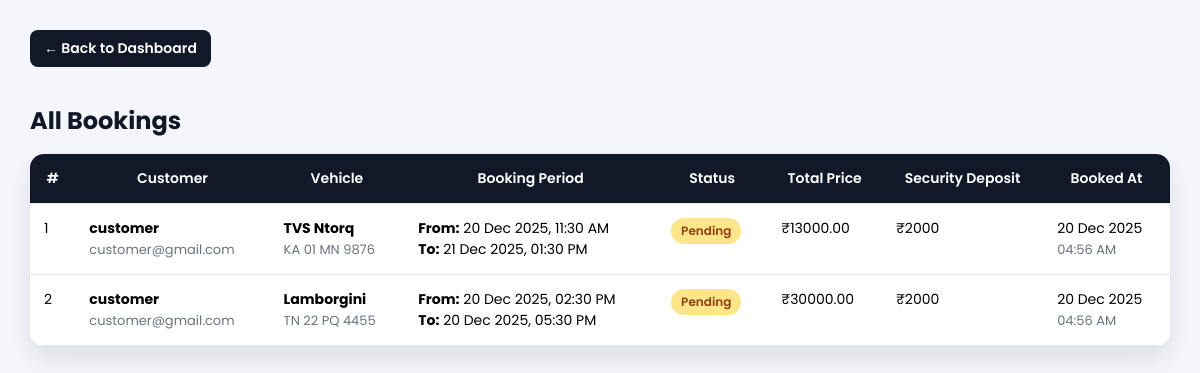
The page /admin_bookings/ (signed in) on the database as committed earlier.
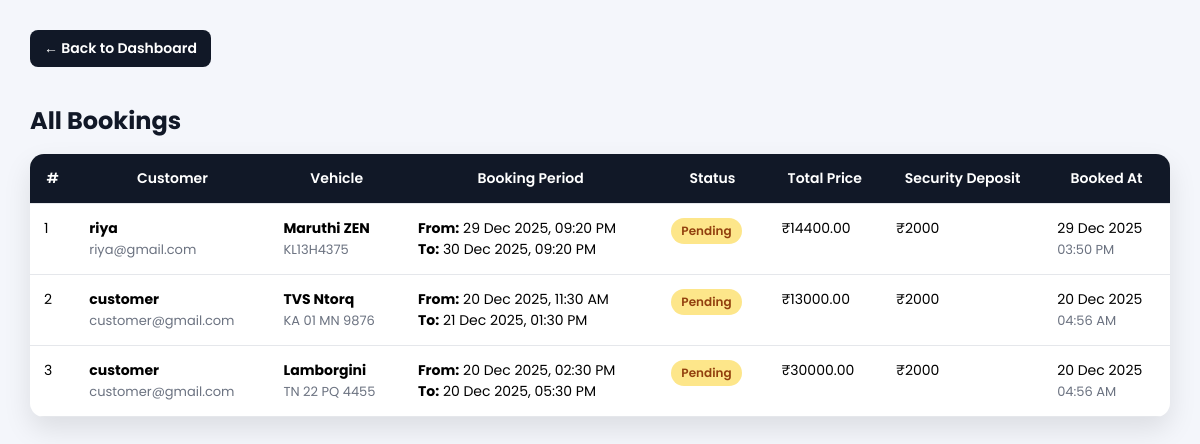
The same page on the database as committed later.
### wheelzy_app/models.py (models this page shows, shortened)
class Booking(models.Model):
    STATUS = (
        ("pending", "Pending Payment"),
        ("confirmed", "Confirmed"),
        ("in_use", "In Use"),
        ("returned", "Returned"),
        ("cancelled", "Cancelled"),
    )
    user = models.ForeignKey(
        User,
        on_delete=models.CASCADE,
        related_name="bookings"
    )
    vehicle = models.ForeignKey(Vehicle, on_delete=models.CASCADE)
    start_time = models.DateTimeField()
    end_time = models.DateTimeField()
    total_price = models.DecimalField(max_digits=10, decimal_places=2, default=0)
    security_deposit = models.PositiveIntegerField(default=2000)
    status = models.CharField(max_length=20, choices=STATUS, default="pending")
    ordered_at = models.DateTimeField(auto_now_add=True)

class Vehicle(models.Model):
    VEHICLE_TYPES = (
        ('car', 'Car'),
        ('bike', 'Bike'),
    )
    owner = models.ForeignKey(
        User,
        on_delete=models.CASCADE,
        related_name="vehicles",
        null=True,
        blank=True
    )
    vehicle_name = models.CharField(max_length=255)
    vehicle_type = models.CharField(max_length=25, choices=VEHICLE_TYPES)
    number_plate = models.CharField(max_length=50, unique=True)
    price_per_hour = models.PositiveIntegerField()
    seats = models.PositiveIntegerField(help_text="Number of seats", blank=True)
    image = models.ImageField(upload_to="vehicles/", null=True, blank=True)

### wheelzy_app/views.py (the view)
# urls.py: path("admin_bookings/", views.admin_bookings, name="admin_bookings"),
@login_required
def admin_bookings(request):
    if not request.user.is_superuser:
        return redirect("home")
    bookings = Booking.objects.select_related("vehicle", "user").order_by("-ordered_at")
    return render(request, "admin_bookings.html", {"bookings": bookings})

### wheelzy_app/templates/admin_bookings.html (shortened to what this page needs)
<!DOCTYPE html>
<html lang="en">
<head>
</head>
<body>
<div class="container">
    <a href="{% url 'admin_dashboard' %}" class="back-btn">← Back to Dashboard</a>
    <h2>All Bookings</h2>
    <table>
        <thead>
            <tr>
                <th>#</th>
                <th>Customer</th>
                <th>Vehicle</th>
                <th>Booking Period</th>
                <th>Status</th>
                <th>Total Price</th>
                <th>Security Deposit</th>
                <th>Booked At</th>
            </tr>
        </thead>
        <tbody>
            {% for booking in bookings %}
            <tr>
                <td>{{ forloop.counter }}</td>
                <td>
                    <strong>{{ booking.user.username }}</strong><br>
                    <span class="muted">{{ booking.user.email }}</span>
                </td>
                <td>
                    <strong>{{ booking.vehicle.vehicle_name }}</strong><br>
                    <span class="muted">{{ booking.vehicle.number_plate }}</span>
                </td>
                <td>
                    <strong>From:</strong>
                    {{ booking.start_time|date:"d M Y, h:i A" }}<br>
                    <strong>To:</strong>
                    {{ booking.end_time|date:"d M Y, h:i A" }}
                </td>
                <td>
                    <span class="status status-{{ booking.status }}">
                        {{ booking.status|title }}
                    </span>
                </td>
                <td class="fw-bold text-success">
                    ₹{{ booking.total_price }}
                </td>
                <td>
                    ₹{{ booking.security_deposit }}
                </td>
                <td>
                    {{ booking.ordered_at|date:"d M Y" }}<br>
                    <span class="muted">
                        {{ booking.ordered_at|time:"h:i A" }}
                    </span>
                </td>
            </tr>
            {% empty %}
            <tr>
                <td colspan="8" style="text-align:center; padding:20px;">
                    No bookings found.
                </td>
            </tr>
            {% endfor %}
        </tbody>
    </table>
</div>
</body>
</html>

### wheelzy_app/templates/admin_bookings.html (style rules this page uses)
body { margin: 0; font-family: 'Poppins', sans-serif; background: #f4f6fb; }
.container { max-width: 1300px; margin: auto; padding: 30px; }
h2 { margin-bottom: 16px; color: #111827; }
.back-btn { display: inline-block; margin-bottom: 16px; padding: 8px 14px; background: #111827; color: white; border-radius: 8px; text-decoration: none; font-weight: 600; font-size: 14px; }
table { width: 100%; background: white; border-radius: 14px; border-collapse: collapse; overflow: hidden; box-shadow: 0 12px 28px rgba(0,0,0,0.1); }
thead { background: #111827; color: white; }
th, td { padding: 14px; border-bottom: 1px solid #e5e7eb; font-size: 14px; vertical-align: top; }
th { font-weight: 600; }
.status { padding: 4px 10px; border-radius: 20px; font-size: 12px; font-weight: 600; display: inline-block; }
.status-pending { background: #fde68a; color: #92400e; }
.muted { color: #6b7280; font-size: 13px; }

Rows that differ between the two databases and show on the page:
added Booking: user.username "riya", user.email "riya@gmail.com", vehicle.vehicle_name "Maruthi ZEN", vehicle.number_plate "KL13H4375", start_time "29 Dec 2025, 09:20 PM", end_time "30 Dec 2025, 09:20 PM", status "Pending", total_price "14400.00", security_deposit "2000", ordered_at "29 Dec 2025", ordered_at "03:50 PM"
